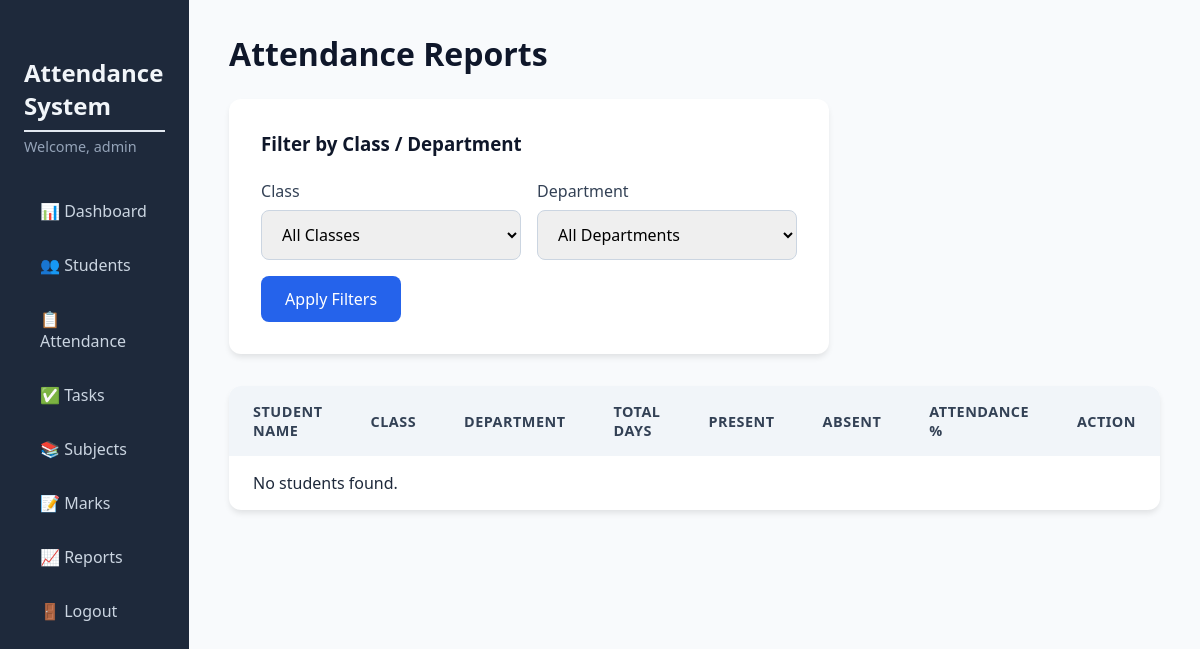
Before: /reports (signed in) with the older database file.
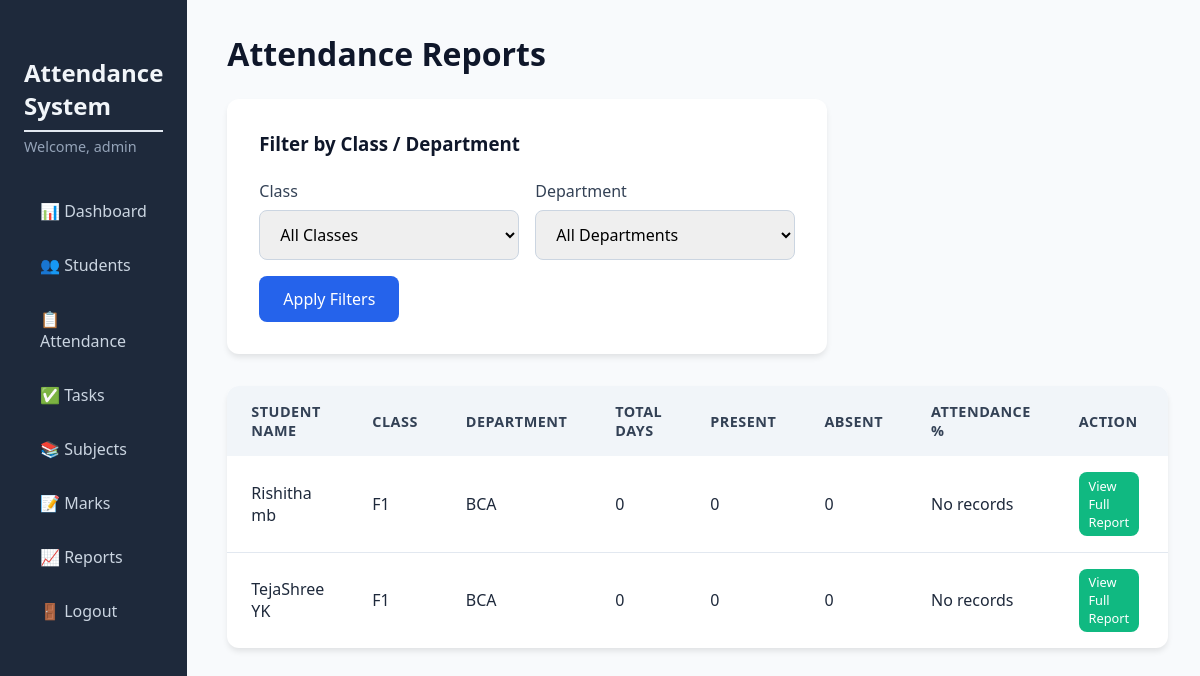
After: the same page with the newer database file.
### tables this page shows
CREATE TABLE students (
                id INTEGER PRIMARY KEY AUTOINCREMENT,
                usn TEXT UNIQUE NOT NULL,
                name TEXT NOT NULL,
                email TEXT UNIQUE NOT NULL,
                phone TEXT,
                class TEXT NOT NULL,
                department TEXT NOT NULL,
                parent_name TEXT,
                parent_phone TEXT,
                parent_email TEXT
            );

### app.py (the view)
@app.route('/reports')
@login_required
def reports():
    db = get_db()
    class_filter = request.args.get('class_filter', 'All')
    dept_filter = request.args.get('dept_filter', 'All')
    query = '''
        SELECT s.id, s.name, s.class, s.department,
               COUNT(a.id) as total_days,
               SUM(CASE WHEN a.status = 'Present' THEN 1 ELSE 0 END) as present_count,
               SUM(CASE WHEN a.status = 'Absent' THEN 1 ELSE 0 END) as absent_count
        FROM students s
        LEFT JOIN attendance a ON s.id = a.student_id
    '''
    params = []
    conditions = []
    if class_filter and class_filter != 'All':
        conditions.append("s.class = ?")
        params.append(class_filter)
    if dept_filter and dept_filter != 'All':
        conditions.append("s.department = ?")
        params.append(dept_filter)
    if conditions:
        query += " WHERE " + " AND ".join(conditions)
    query += " GROUP BY s.id ORDER BY s.class, s.department, s.name"
    students_data = db.execute(query, params).fetchall()
    report_rows = []
    for row in students_data:
        total = row['total_days'] or 0
        present = row['present_count'] or 0
        percent = round((present / total * 100), 2) if total > 0 else 0
        report_rows.append({
            'id': row['id'],
            'name': row['name'],
            'class': row['class'],
            'department': row['department'],
            'total': total,
            'present': present,
            'absent': row['absent_count'] or 0,
            'percent': percent
        })
    classes, departments = get_class_department_options()
    return render_template('reports.html',
                           report=report_rows,
                           classes=classes,
                           departments=departments,
                           selected_class=class_filter,
                           selected_dept=dept_filter)

### app.py (called while the page is built)
def get_db():
    db = getattr(g, '_database', None)
    if db is None:
        db = g._database = sqlite3.connect(DATABASE)
        db.row_factory = sqlite3.Row
    return db

@app.teardown_appcontext
def close_connection(exception):
    db = getattr(g, '_database', None)
    if db is not None:
        db.close()

def login_required(f):
    @wraps(f)
    def decorated_function(*args, **kwargs):
        if 'admin_id' not in session:
            flash('Please log in to access this page.', 'warning')
            return redirect(url_for('login'))
        return f(*args, **kwargs)
    return decorated_function

def get_class_department_options():
    db = get_db()
    classes = db.execute("SELECT DISTINCT class FROM students ORDER BY class").fetchall()
    departments = db.execute("SELECT DISTINCT department FROM students ORDER BY department").fetchall()
    return [c['class'] for c in classes], [d['department'] for d in departments]

### templates/reports.html (shortened to what this page needs)
{% extends "base.html" %}
{% block content %}
<h1>Attendance Reports</h1>
<div class="form-card">
    <h3>Filter by Class / Department</h3>
    <form method="GET" action="{{ url_for('reports') }}">
        <div class="form-row">
            <div class="form-group half">
                <label for="class_filter">Class</label>
                <select id="class_filter" name="class_filter">
                    <option value="All">All Classes</option>
                </select>
            </div>
            <div class="form-group half">
                <label for="dept_filter">Department</label>
                <select id="dept_filter" name="dept_filter">
                    <option value="All">All Departments</option>
                </select>
            </div>
        </div>
        <button type="submit" class="btn btn-primary">Apply Filters</button>
    </form>
</div>
<div class="table-responsive">
    <table class="table">
        <thead>
            <tr>
                <th>Student Name</th>
                <th>Class</th>
                <th>Department</th>
                <th>Total Days</th>
                <th>Present</th>
                <th>Absent</th>
                <th>Attendance %</th>
                <th>Action</th>
            </tr>
        </thead>
        <tbody>
            {% for row in report %}
            <tr>
                <td>{{ row.name }}</td>
                <td>{{ row.class }}</td>
                <td>{{ row.department }}</td>
                <td>{{ row.total }}</td>
                <td>{{ row.present }}</td>
                <td>{{ row.absent }}</td>
                <td>
                    {% if row.total > 0 %}
                    <div class="progress-bar">
                        <div class="progress-fill" style="width: {{ row.percent }}%;">{{ row.percent }}%</div>
                    </div>
                    {% else %}
                    No records
                    {% endif %}
                </td>
                <td>
                    <a href="{{ url_for('student_report', student_id=row.id) }}" class="btn btn-sm btn-edit">View Full
                        Report</a>
                </td>
            </tr>
            {% else %}
            <tr>
                <td colspan="8">No students found.</td>
            </tr>
            {% endfor %}
        </tbody>
    </table>
</div>
{% endblock %}

### templates/base.html (shortened to what this page needs)
<!DOCTYPE html>
<html lang="en">
<head>
    <link rel="stylesheet" href="{{ url_for('static', filename='css/style.css') }}">
</head>
<body>
    <div class="container">
        {% if session.admin_id %}
        <nav class="sidebar">
            <div class="sidebar-header">
                <h2>Attendance System</h2>
                <p>Welcome, {{ session.admin_username }}</p>
            </div>
            <ul class="nav">
                <li><a href="{{ url_for('dashboard') }}">📊 Dashboard</a></li>
                <li><a href="{{ url_for('students') }}">👥 Students</a></li>
                <li><a href="{{ url_for('attendance') }}">📋 Attendance</a></li>
                <li><a href="{{ url_for('tasks') }}">✅ Tasks</a></li>
                <li><a href="{{ url_for('subjects') }}">📚 Subjects</a></li>
                <li><a href="{{ url_for('marks') }}">📝 Marks</a></li>
                <li><a href="{{ url_for('reports') }}">📈 Reports</a></li>
                <li><a href="{{ url_for('logout') }}">🚪 Logout</a></li>
            </ul>
        </nav>
        {% endif %}
        <main class="content">
            {% block content %}{% endblock %}
        </main>
    </div>
</body>
</html>

### static/css/style.css (style rules this page uses)
* { margin: 0; padding: 0; box-sizing: border-box; font-family: 'Segoe UI', Tahoma, Geneva, Verdana, sans-serif; }
body { background: #f4f7fc; }
.container { display: flex; min-height: 100vh; }
.sidebar { width: 260px; background: #1e293b; color: #fff; padding: 1.5rem; box-shadow: 2px 0 10px rgba(0,0,0,0.1); }
.sidebar-header h2 { font-size: 1.5rem; margin-bottom: 0.3rem; color: #f1f5f9; }
.sidebar-header p { font-size: 0.9rem; color: #94a3b8; margin-bottom: 2rem; word-break: break-word; }
.nav { list-style: none; }
.nav li { margin-bottom: 0.5rem; }
.nav a { display: block; padding: 0.75rem 1rem; color: #cbd5e1; text-decoration: none; border-radius: 8px; transition: all 0.2s; font-size: 1rem; }
.content { flex: 1; padding: 2rem 2.5rem; background: #f8fafc; }
h1 { font-size: 2rem; margin-bottom: 1.5rem; color: #0f172a; font-weight: 600; }
h2 { font-size: 1.5rem; margin: 2rem 0 1rem; color: #1e293b; border-bottom: 2px solid #e2e8f0; padding-bottom: 0.5rem; }
.table { width: 100%; background: white; border-radius: 12px; overflow: hidden; box-shadow: 0 4px 6px -1px rgba(0,0,0,0.1); border-collapse: collapse; }
.table thead { background: #f1f5f9; }
.table th { text-align: left; padding: 1rem 1.5rem; font-weight: 600; color: #334155; font-size: 0.9rem; text-transform: uppercase; letter-spacing: 0.5px; }
.table td { padding: 1rem 1.5rem; border-bottom: 1px solid #e2e8f0; color: #1e293b; }
.table tbody tr:last-child td { border-bottom: none; }
.form-card { background: white; padding: 2rem; border-radius: 12px; box-shadow: 0 4px 6px -1px rgba(0,0,0,0.1); margin-bottom: 2rem; max-width: 600px; }
.form-card h3 { margin-bottom: 1.5rem; color: #0f172a; }
.form-group { margin-bottom: 1.25rem; }
.form-group label { display: block; margin-bottom: 0.5rem; font-weight: 500; color: #334155; }
.form-group input, .form-group select, .form-group textarea { width: 100%; padding: 0.75rem 1rem; border: 1px solid #cbd5e1; border-radius: 8px; font-size: 1rem; transition: border 0.2s, box-shadow 0.2s; }
.btn { display: inline-block; padding: 0.75rem 1.5rem; border: none; border-radius: 8px; font-size: 1rem; font-weight: 500; cursor: pointer; transition: background 0.2s, transform 0.1s; text-decoration: none; }
.btn-primary { background: #2563eb; color: white; }
.btn-edit { background: #10b981; color: white; padding: 0.4rem 0.8rem; font-size: 0.85rem; margin-right: 0.3rem; }
.btn-sm { padding: 0.3rem 0.6rem; font-size: 0.8rem; }
.form-row { display: flex; gap: 1rem; margin-bottom: 1rem; }
.form-row .form-group { flex: 1; margin-bottom: 0; }
.table td, .table th { text-align: left; vertical-align: middle; }
.table td { vertical-align: middle; }

Changed rows visible on the page:
added students: name "Rishitha mb", class "F1", department "BCA", total "0", present "0", absent "0"
added students: name "TejaShree YK", class "F1", department "BCA", total "0", present "0", absent "0"
Other visible differences:
text no longer shown: "No students found."
